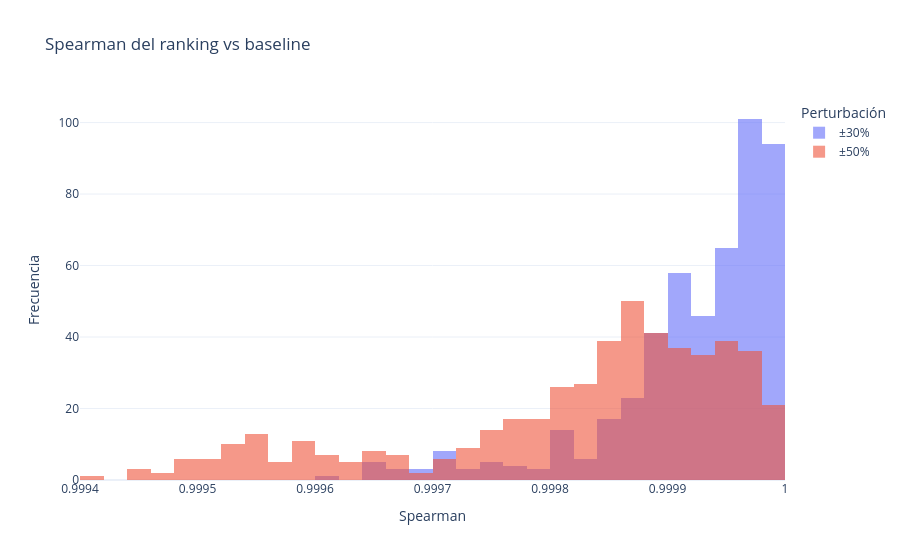
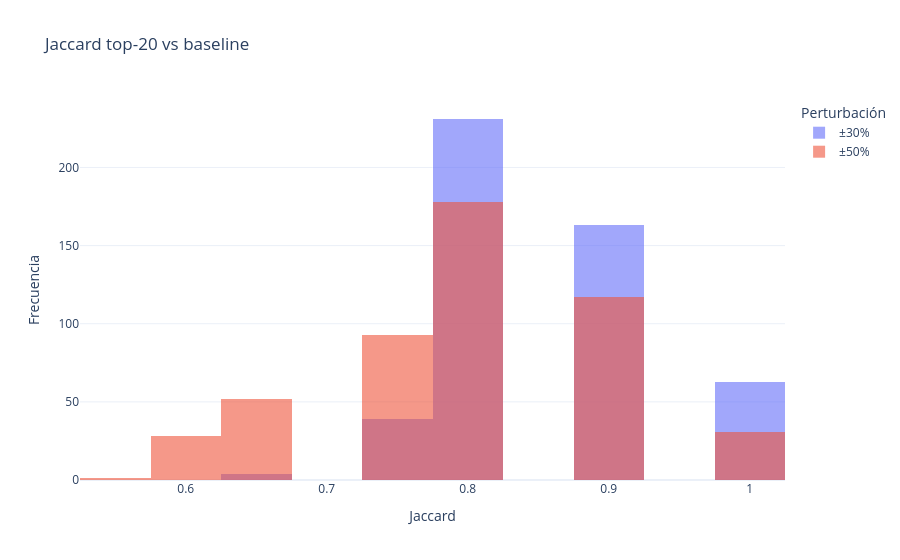

The notebook cell these images were saved under, in order:
### Code cell
# Robustez del ranking ante perturbación aleatoria de TODOS los pesos
fig = go.Figure()
for p, (sp, jac) in results.items():
    fig.add_trace(go.Histogram(x=sp, name=f"±{int(p*100)}%", opacity=0.6, nbinsx=30))
fig.update_layout(barmode="overlay", template="plotly_white",
                  title="Spearman del ranking vs baseline",
                  xaxis_title="Spearman", yaxis_title="Frecuencia", legend_title="Perturbación")
fig.show()

fig = go.Figure()
for p, (sp, jac) in results.items():
    fig.add_trace(go.Histogram(x=jac, name=f"±{int(p*100)}%", opacity=0.6, nbinsx=15))
fig.update_layout(barmode="overlay", template="plotly_white",
                  title="Jaccard top-20 vs baseline",
                  xaxis_title="Jaccard", yaxis_title="Frecuencia", legend_title="Perturbación")
fig.show()

### Figure 1 — Plotly figure (JSON) as saved in the notebook; plotly's stock layout.template omitted (floating-point values rounded to 4 significant figures; data arrays with more than 128 entries replaced by an {"elided": "..."} marker saying what was removed)
{"data": [{"name": "±30%", "nbinsx": 30, "opacity": 0.6, "type": "histogram", "x": {"elided": "500 float values"}}, {"name": "±50%", "nbinsx": 30, "opacity": 0.6, "type": "histogram", "x": {"elided": "500 float values"}}], "layout": {"barmode": "overlay", "legend": {"title": {"text": "Perturbación"}}, "title": {"text": "Spearman del ranking vs baseline"}, "xaxis": {"title": {"text": "Spearman"}}, "yaxis": {"title": {"text": "Frecuencia"}}}}

### Figure 2 — Plotly figure (JSON) as saved in the notebook; plotly's stock layout.template omitted (floating-point values rounded to 4 significant figures; data arrays with more than 128 entries replaced by an {"elided": "..."} marker saying what was removed)
{"data": [{"name": "±30%", "nbinsx": 15, "opacity": 0.6, "type": "histogram", "x": {"elided": "500 float values"}}, {"name": "±50%", "nbinsx": 15, "opacity": 0.6, "type": "histogram", "x": {"elided": "500 float values"}}], "layout": {"barmode": "overlay", "legend": {"title": {"text": "Perturbación"}}, "title": {"text": "Jaccard top-20 vs baseline"}, "xaxis": {"title": {"text": "Jaccard"}}, "yaxis": {"title": {"text": "Frecuencia"}}}}
